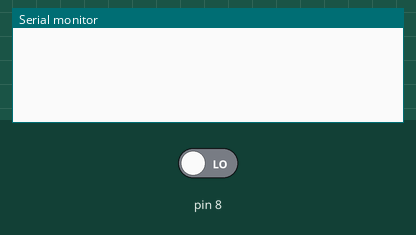
A sketch run on a simulated Arduino Uno, built with avr-gcc and run on an emulated ATmega328P. On the bench: the last lines printed to the serial monitor. Inputs (shaded band) come from the test bench; at power-on: pin 8 LOW.

Above: at 1.2 s.
1.3 s: pin 8 driven HIGH
At 1.9 s:
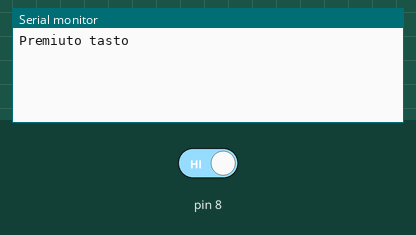
2.8 s: pin 8 driven LOW
At 4.2 s:
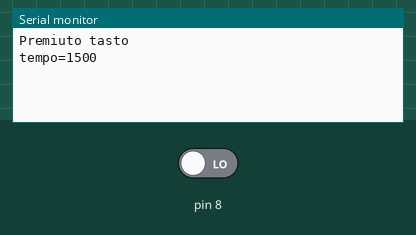

Measured:
- after the input at 1.3 s, the serial monitor: prints a new line at once (image 1)
- after the input at 2.8 s, the serial monitor: prints a new line at once (image 2)

The sketch:

031-tempo_pressione-tasto.ino
```cpp
int stato;
int conteggio;

const int PREMUTO = 1;
const int RILASCIATO = 0;
const int ON = HIGH;
const int OFF = LOW;

long t0;
long t;

void setup() {
  Serial.begin(9600);
  pinMode(8, INPUT);

  stato = RILASCIATO;
  conteggio = OFF;
}

void loop(){
  int tasto = digitalRead(8);

  if ((conteggio == OFF) && (tasto == HIGH)) {
    conteggio = ON;
    t0 = millis();
    Serial.println("Premiuto tasto");
  }

  if ((conteggio == ON) && (tasto == LOW)) {
    conteggio = OFF;
    t = millis() - t0;
    Serial.print("tempo=");
    Serial.println(t);
  }
}
```
